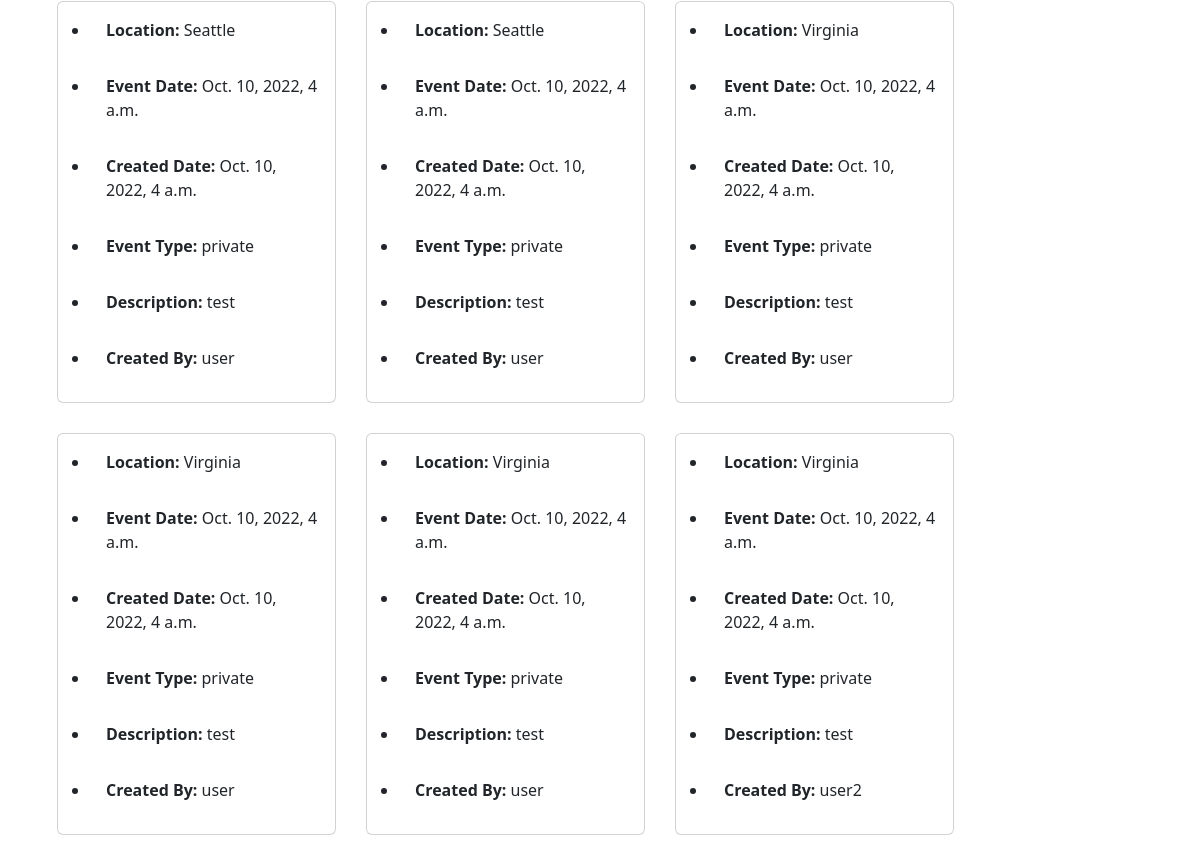
The page /event_success (lower part) on the database as committed earlier.
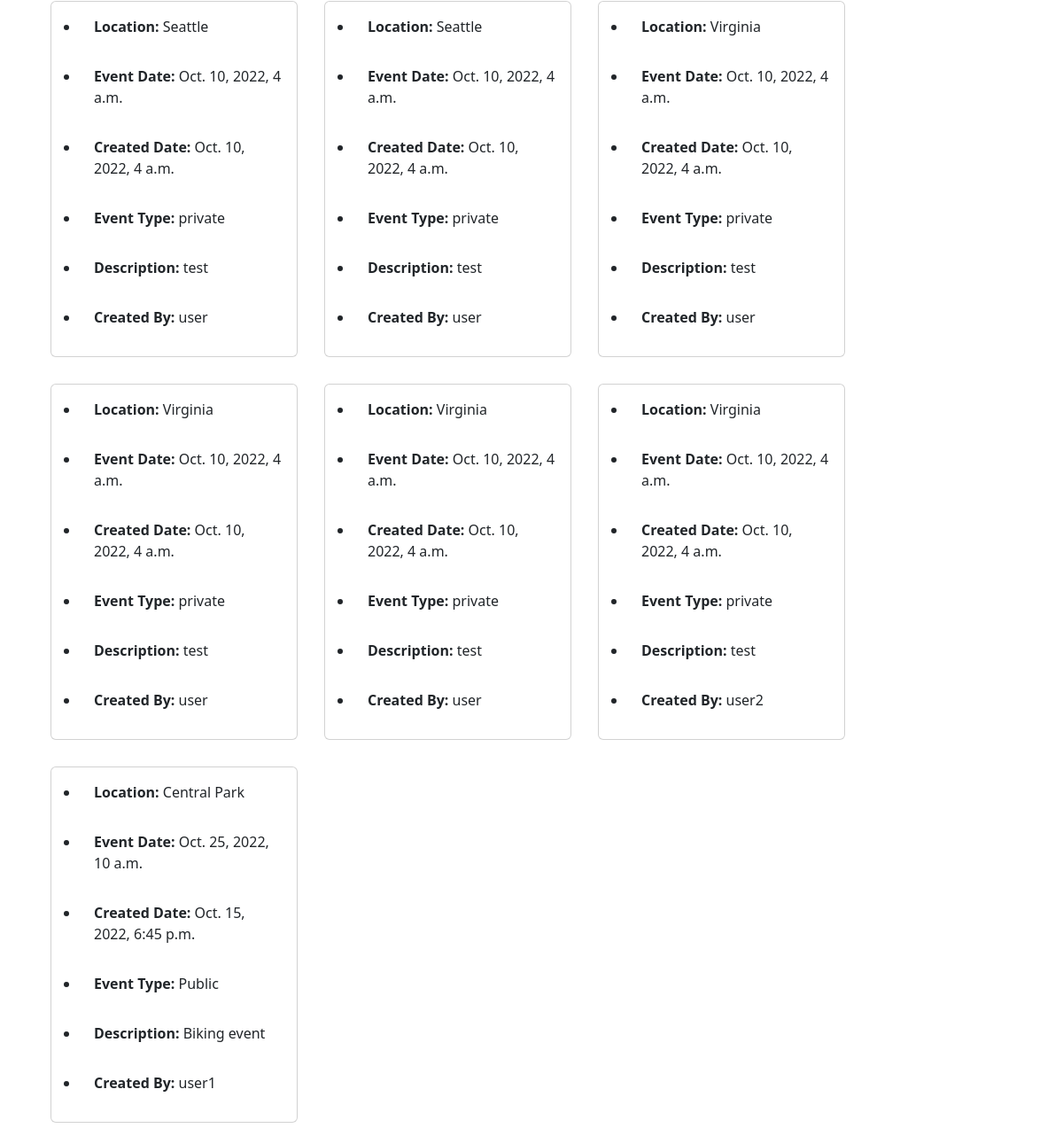
The same page on the database as committed later.
### bikingapp/models.py (models this page shows)
class Event(models.Model):
    location = models.CharField(max_length = 200)
    date_time = models.DateTimeField('event date and time')
    date_created = models.DateTimeField('event created date')
    public_private = models.CharField(max_length = 200)
    description = models.CharField(max_length = 500)
    created_by = models.CharField(max_length = 100, default = 'user')

### bikingapp/views.py (the view)
# urls.py: path('event_success', views.success_page)
def success_page(request):
    location1 = request.POST.get('location')
    created_by = request.POST.get('created_by')
    date_time = request.POST.get('date_time')
    date_created = request.POST.get('date_created')
    obj = models.Event.objects.order_by('id')
    context= {'obj1' : obj}
    return render(request, 'event_success.html', context)

### bikingapp/templates/event_success.html (shortened to what this page needs)
<!DOCTYPE html>
<html lang="en">
<head>
    <link href="https://cdn.jsdelivr.net/npm/bootstrap@5.2.2/dist/css/bootstrap.min.css" rel="stylesheet">
    <link rel="stylesheet" href="https://cdn.jsdelivr.net/npm/bootstrap-icons@1.9.1/font/bootstrap-icons.css">
</head>
<body>
    {% extends 'base.html' %}
    {% block content %}
        <div style="margin-top: 120px">
            <div class="col container d-flex flex-wrap align-items-center space-between">
                {% for obj in obj1 %}
                    <div class="card col-lg-3" style="margin: 15px;">
                        <ul>
                            <li class="card-body"><b>Location:</b> {{obj.location}}</li>
                            <li class="card-body"><b>Event Date:</b> {{obj.date_time}}</li>
                            <li class="card-body"><b>Created Date:</b> {{obj.date_created}}</li>
                            <li class="card-body"><b>Event Type:</b> {{obj.public_private}}</li>
                            <li class="card-body"><b>Description:</b> {{obj.description}}</li>
                            <li class="card-body"><b>Created By:</b> {{obj.created_by}}</li>
                        </ul>
                    </div>
                {% endfor %}
                </div>
        </div>
    {% endblock content %}

Rows that differ between the two databases and show on the page:
added Event: location "Central Park", date_time "Oct. 25, 2022, 10 a.m.", date_created "Oct. 15, 2022, 6:45 p.m.", public_private "Public", description "Biking event", created_by "user1"
